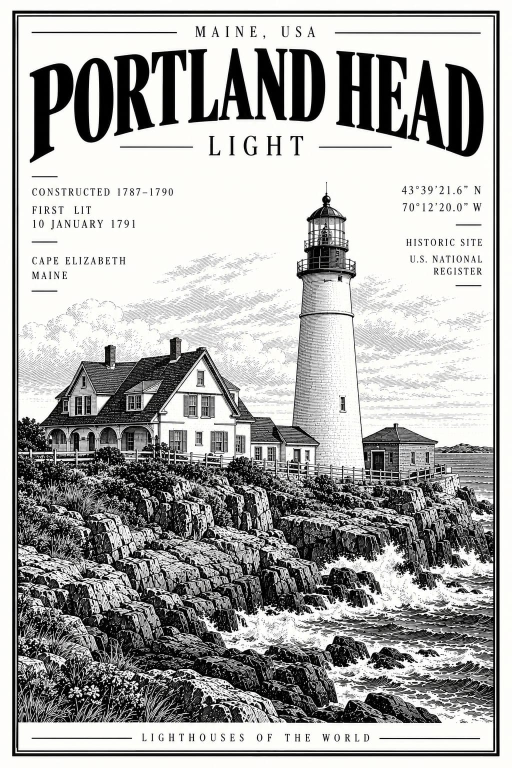
#> input picture data/studio/ready5/02-1-portland-head/sources/gpt-portland-head.png, 1024 x 1536 px (shown at 1/2 size); its folder holds only this picture in this run
$ python build.py
#> lines starting #> are read from the running program, lines starting #| are printed output that depends on the picture
"""
The owner's image (a generative tool's; sources/<model>-<slug>.png, the JPEG it came as decoded
losslessly) made print-ready, then one ink. The slug is the folder's name after its number (ready1's build,
with the caption font per caption).

  python data/studio/ready2/<folder>/sources/build.py   (from the repo root)

1. greyscale, 3x Lanczos up to 3072 x 4608, a median against JPEG noise (after the upscale: at the original's
   scale a median erases the i's dots and the full stops), a mild unsharp mask;
2. params.json's fixes, at the original's scale, then (despeck) small specks removed at the 3x scale;
3. scripts/studio/oneink.py with params.json's arguments into this design's folder, and params.json's
   print (tees, features) merged into the print.json it writes; (captions) type set in place of the
   picture's own lettering, and the print checked again.
"""
import json, subprocess, sys
from pathlib import Path
import numpy as np
from PIL import Image, ImageDraw, ImageFilter
from scipy import ndimage

HERE = Path(__file__).resolve().parent
ROOT = HERE.parents[4]
P = json.loads((HERE / "params.json").read_text())
#> (reads data/studio/becalmed1/01-1-making-excellent-progress/sources/params.json from the repository)
SLUG = HERE.parent.name.split("-", 2)[2]
SRC = next(HERE.glob(f"*-{SLUG}.png"))  # sources/<model>-<slug>.png (gemini-, gpt-, …)


def fixes(im):
    """Retouches at the original's 1024 x 1536 scale."""
    d = ImageDraw.Draw(im)
    for f in P.get("fixes", []):
        if f["op"] == "white":
            d.rectangle(f["box"], fill=255)
        elif f["op"] == "disc":
            # Inside a drawn ring (a badge): cleared to the paper, the ring kept.
            (cx, cy), r = f["c"], f["r"]
            d.ellipse([cx - r, cy - r, cx + r, cy + r], fill=255)
        elif f["op"] == "ring":
            # A badge's ring drawn again where a cleared mark crossed it.
            (cx, cy), r = f["c"], f["r"]
            d.ellipse([cx - r, cy - r, cx + r, cy + r], outline=f.get("ink", 70), width=f.get("w", 2))
        elif f["op"] == "thicken":
            # Hairlines (kite lines, rigging) a pixel wide at the original's scale break in the conversion:
            # inside `box`, a minimum filter of `size` px makes them hold.
            x0, y0, x1, y1 = f["box"]
            part = im.crop((x0, y0, x1, y1)).filter(ImageFilter.MinFilter(f.get("size", 3)))
            if f.get("ink"):
                # ... and their grey made full ink (a hairline's grey reads to engrave as flat tone, left as tee).
                part = part.point(lambda v: 0 if v < f["ink"] else v)
            im.paste(part, (x0, y0))
            d = ImageDraw.Draw(im)
        elif f["op"] == "move":
            # A block (a caption) moved by dx, dy, its old place left as paper.
            x0, y0, x1, y1 = f["box"]
            block = im.crop((x0, y0, x1, y1))
            d.rectangle([x0, y0, x1, y1], fill=255)
            im.paste(block, (x0 + f.get("dx", 0), y0 + f.get("dy", 0)))
            d = ImageDraw.Draw(im)
        elif f["op"] == "erase":
            # Lettering taken out without a cut: only the marks lying wholly inside `box` go (the glyphs and
            # a rule), so the drawing and a frame that run through the box stay whole.
            a = np.asarray(im).copy()
            x0, y0, x1, y1 = f["box"]
            lab, n = ndimage.label(a < f.get("level", 170))
            for i, sl in enumerate(ndimage.find_objects(lab), 1):
                if sl and sl[0].start >= y0 and sl[0].stop <= y1 and sl[1].start >= x0 and sl[1].stop <= x1:
                    a[sl][lab[sl] == i] = 255
            im = Image.fromarray(a)
            d = ImageDraw.Draw(im)
        elif f["op"] == "line":
            d.rectangle(f["box"], fill=0)
        elif f["op"] == "swap":
            # Lettering corrected with the picture's own glyphs: the ink of `src` (a word or digits elsewhere in
            # the picture, same face and size) replaces the ink of `dst`, aligned on its left (or right) and baseline.
            a = np.asarray(im).copy()
            sx0, sy0, sx1, sy1 = f["src"]
            dx0, dy0, dx1, dy1 = f["dst"]
            sb, db = ink_box(a, f["src"]), ink_box(a, f["dst"])
            glyphs = a[sb[1] : sb[3], sb[0] : sb[2]].copy()
            if f.get("scale"):
                # A glyph borrowed from smaller lettering in the same face, brought to the size it replaces.
                g = Image.fromarray(glyphs)
                glyphs = np.asarray(g.resize((round(g.width * f["scale"]), round(g.height * f["scale"])), Image.LANCZOS))
            a[dy0:dy1, dx0:dx1] = 255
            h, w = glyphs.shape
            x = db[2] - w if f.get("align") == "right" else (db[0] + db[2] - w) // 2 if f.get("align") == "center" else db[0]
            y = db[3] - h
            a[y : y + h, x : x + w] = np.minimum(a[y : y + h, x : x + w], glyphs)
            im = Image.fromarray(a)
            d = ImageDraw.Draw(im)
        elif f["op"] == "text":
            # Lettering set by MONO where the picture has no glyph to borrow: `box` cleared, the text set in `font`
            # (assets/fonts) with capitals `h` px tall, its left (right, centre) at x and its baseline at y;
            # rotate 90 reads bottom to top (a vertical dimension).
            from PIL import ImageFont
            if f.get("like"):
                # Measured from the lettering it replaces: its capitals' height, its baseline, its left/right/centre.
                lx0, ly0, lx1, ly1 = ink_box(np.asarray(im), f["like"])
                f = {"h": ly1 - ly0, "y": ly1, "x": {"right": lx1, "center": (lx0 + lx1) // 2}.get(f.get("align"), lx0), "box": f["like"], **f}
            if f.get("box"):
                d.rectangle(f["box"], fill=255)
            font_file = str(ROOT / "assets/fonts" / f["font"])
            size = 6
            while ImageFont.truetype(font_file, size + 1).getbbox("H")[3] - ImageFont.truetype(font_file, size + 1).getbbox("H")[1] <= f["h"]:
                size += 1
            fnt = ImageFont.truetype(font_file, size)
            l, t, r, b = fnt.getbbox(f["text"])
            top = fnt.getbbox("H")[1]
            base = fnt.getbbox("H")[3]
            g = Image.new("L", (r - l + 4, b - top + 6), 255)
            ImageDraw.Draw(g).text((2 - l, 2 - top), f["text"], font=fnt, fill=0)
            if f.get("rotate") == 90:
                g = g.rotate(90, expand=True, fillcolor=255)
                x, y = f["x"] - g.width // 2, f["y"] - g.height // 2  # (x, y) its centre
            else:
                bx = {"right": f["x"] - g.width + 2, "center": f["x"] - g.width // 2}.get(f.get("align"), f["x"] - 2)
                x, y = bx, f["y"] - (base - top) - 2
            a = np.asarray(im).copy()
            gg = np.asarray(g)
            a[y : y + gg.shape[0], x : x + gg.shape[1]] = np.minimum(a[y : y + gg.shape[0], x : x + gg.shape[1]], gg)
            im = Image.fromarray(a)
            d = ImageDraw.Draw(im)
        elif f["op"] == "lift":
            # Midtones and shadows held back by `amount` (0.18: 18% less ink in the greys), the blacks kept
            # where they carry the drawing (under `keep`), the paper kept white.
            a = np.asarray(im, dtype=float) / 255.0
            ink = 1 - a
            mid = ink < f.get("keep", 0.85)
            ink = np.where(mid, ink * (1 - f["amount"]), ink)
            im = Image.fromarray(((1 - ink) * 255).clip(0, 255).astype(np.uint8))
            d = ImageDraw.Draw(im)
        elif f["op"] == "fade":
            # A scene cut by straight sides: rows y0..y1 fade to the paper over `width` px from each side,
            # the fade's start jittered row by row (a fixed seed) so the side reads drawn, not cut.
            a = np.asarray(im, dtype=float)
            x0, x1, y0, y1, w = f["x0"], f["x1"], f["y0"], f["y1"], f["width"]
            rng = np.random.default_rng(f.get("seed", 1))
            jit = ndimage.gaussian_filter1d(rng.normal(0, 1, y1 - y0), 6) * f.get("jitter", 0.35) * w
            xs = np.arange(a.shape[1], dtype=float)
            for i, y in enumerate(range(y0, y1)):
                ww = max(8.0, w + jit[i])
                t = np.clip(np.minimum(xs - x0, x1 - xs) / ww, 0, 1)
                a[y] = 255 - (255 - a[y]) * t
            im = Image.fromarray(a.clip(0, 255).astype(np.uint8))
            d = ImageDraw.Draw(im)
    return im


# [177 lines left out: functions ink_box, text_boxes, _line_boxes, despeck, oneink_module, set_captions and 2 more, not called in this run]


def main():
    im = Image.open(SRC).convert("L")
    im = fixes(im)
    # "protect": "auto" finds the lettering (after the fixes, so set type is kept too); a list is boxes as given.
    protect = text_boxes(im) + P.get("protect_extra", []) if P.get("protect") == "auto" else P.get("protect", ())
#> protect = ()
    # Regions where a texture in the drawing reads to the finder as lettering (a bubble field): no box there.
    for ex0, ey0, ex1, ey1 in P.get("protect_exclude", []):
        protect = [b for b in protect if b[2] <= ex0 or b[0] >= ex1 or b[3] <= ey0 or b[1] >= ey1]
    im = im.resize((im.width * 3, im.height * 3), Image.LANCZOS).filter(ImageFilter.MedianFilter(5)).filter(ImageFilter.UnsharpMask(2, 60, 2))
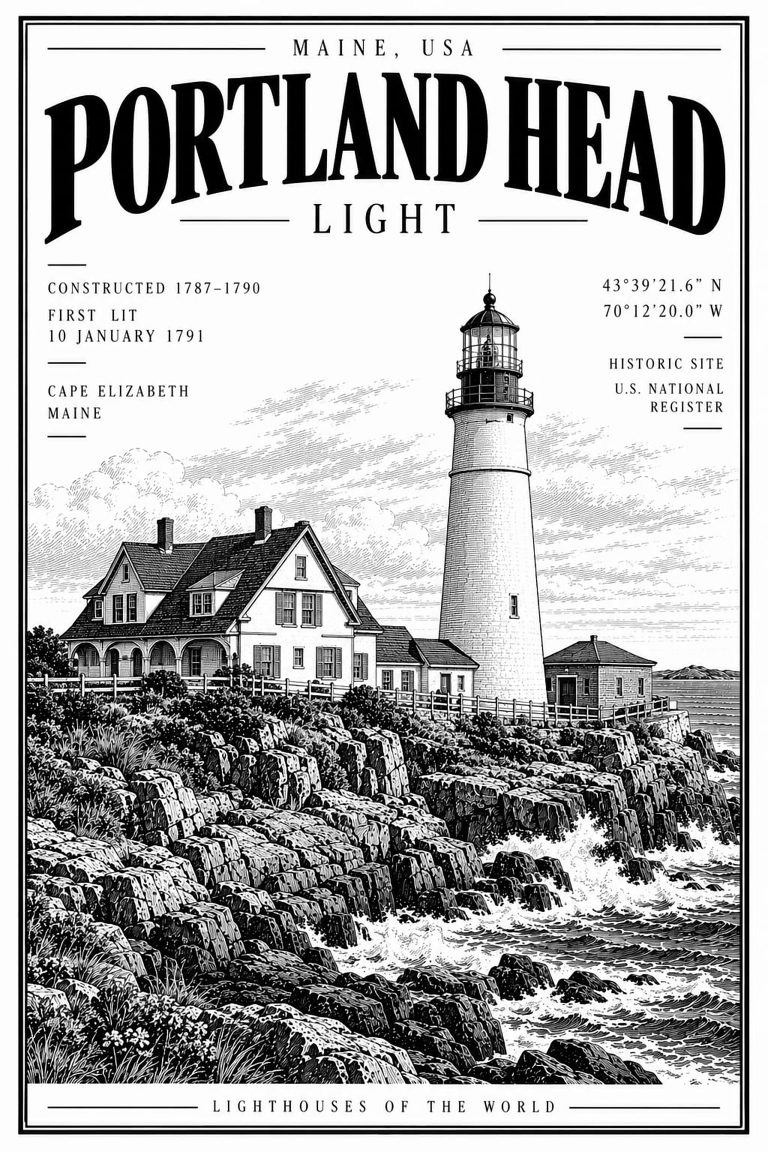
#> im: PIL image 3072x4608 L (shown at 1/4 size); min 0, max 255, mean 172.2
    if P.get("despeck"):
        im = despeck(im, P["despeck"], protect)
    fixed = HERE / "fixed.png"
    im.save(fixed)

    out = HERE.parent
    # Outputs of an earlier mode go first (a halftone delivers <slug>-white.png; a stale <slug>.png would read as line art).
    for stale in (f"{SLUG}.png", f"{SLUG}-white.png", f"{SLUG}-black.png"):
        (out / stale).unlink(missing_ok=True)
#> (the run stopped early here; a loop or call above may not have finished)
